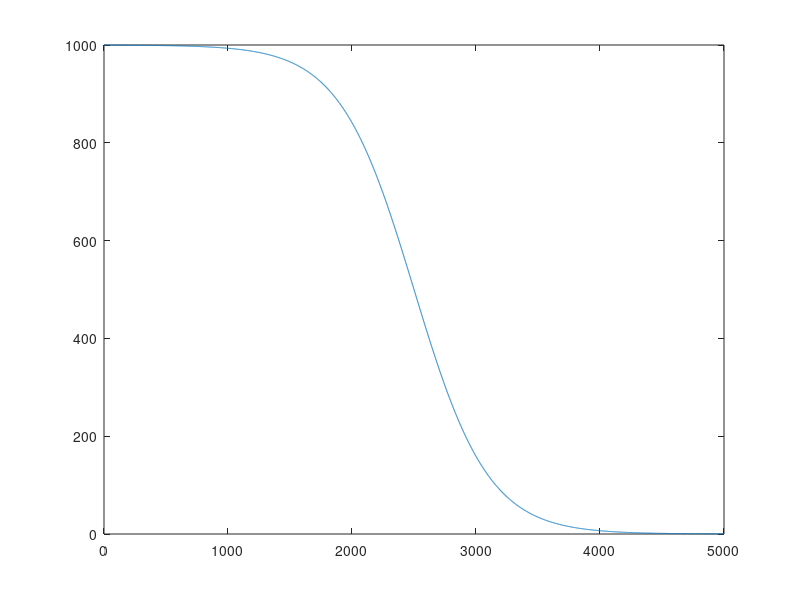

This figure's MATLAB source:
clear    
InitialStep = 1000; % Exploration/exploitation balance parameters:
    P1 = 2;
    P2 = 300;
    MaxSteps=5000;
    for iter = 1:MaxSteps
    Step(iter) = InitialStep * (1/(1+exp((iter-(MaxSteps/P1))/P2)));
    end
    plot(Step)